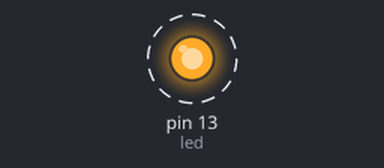
A sketch run on a simulated Arduino Uno, built with avr-gcc and run on an emulated ATmega328P. On the bench: output pins drawn as LEDs (lit = HIGH). Dashed ring = blinking.

Above: at 0.5 s.
Timing chart, 0 to 4.6 s (numbered marks = the images above):
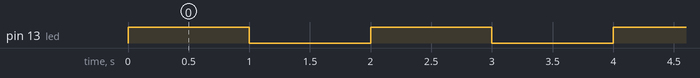

Measured:
- by itself, pin 13 (led): alternates HIGH for 1.0 s and LOW for 1.0 s

The sketch:

timerinterrupt.ino
```cpp
// avr-libc eklemezsen calişmaz belkide calişirda gene ekle :D
//#include <avr/io.h>
//#include <avr/interrupt.h>

int led=13;     //tamam cok güzel birşeyi bulmuşsun
boolean durum=LOW; //burada boolean true false degerleri alabilen bir degişken ancak boolean degil bool diye tanımlanıyor
//hata olmuş düzeltirsin ama once serialprint ile serialmonitorden kontrol et belkide calişiyordur
void setup() {
  // put your setup code here, to run once: <-- ŞUNLARI SİL
pinMode(led,OUTPUT); //led output tanımlandı
cli(); //interruptları kapatan bir komut bu sayede aşagıdaki işlemleri yaparken bir interruptin araya girip işi bozmasını engelliyoruz
//burdan sonrası aslında arduinodan cıkıyor avr nin mimarisine giriyor
//şuana kadar herşey kolaydı yok digitalwrite yok serialprint olmadı analogwrite
//aslında işler alt katmanda dogru registerlara dogru bitleri set etmekle alakalı
//http://www.avrbeginners.net/architecture/timers/timers.html bu linkden iyi bilgi alabilirsin


TCNT1=0; //--> bunu 0lamak timeri 0 lamak demektir
TCCR1A=0; // --> bu a ve b registerlari timeri istedigin sekilde ayarlamanı saglar
TCCR1B=0; //--> 2 tane 8bit registeri 0 lamış bunun karşılıgının ne oldugunu datasheetten ilgili bölüme bakarak bulmalısın
OCR1A=15624; //-->The Output Compare register can be used to generate an Interrupt after the number of clock ticks written to it
TCCR1B |=(1<<WGM12);// turn on CTC mode
TCCR1B |=(1<<CS12) | (1<<CS10);// 1:1024 prescaling for timer1
TIMSK1 |= (1 << OCIE1A);// enable timer compare interrupt

//işler bitigine göre interruptları açabiliriz
sei();
}

//isr interrupt service routine timer 1 için
ISR(TIMER1_COMPA_vect){
 durum=!durum;
 digitalWrite(led,durum);
}
void loop() {
  // put your main code here, to run repeatedly: <<-- bunları sil
delay(10000);

}
```
